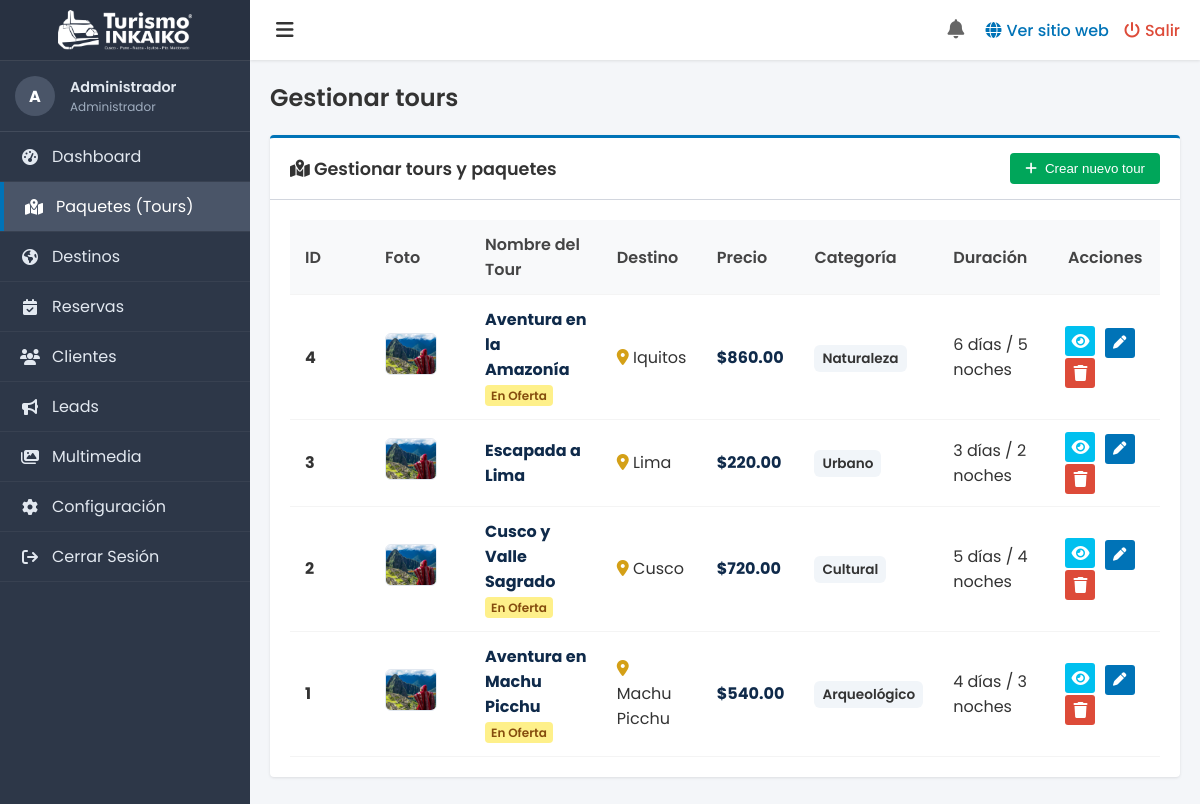
The app's page /admin/tours.php (signed in) with its own data.
### tables this page shows
CREATE TABLE IF NOT EXISTS paquetes (
    id INT AUTO_INCREMENT PRIMARY KEY,
    name VARCHAR(150),
    destino VARCHAR(150),
    category VARCHAR(50),
    duration INT,
    durationLabel VARCHAR(50),
    price DECIMAL(10,2),
    oldPrice DECIMAL(10,2),
    promo BOOLEAN,
    discount INT,
    img VARCHAR(255),
    rating VARCHAR(10),
    reviews INT,
    popular INT,
    priceLabel VARCHAR(50),
    description TEXT,
    notes TEXT
);

### admin/tours.php (the view, shortened to what this page needs)
<?php
$pdo = get_db_connection();
$paquetes = $pdo->query('SELECT * FROM paquetes ORDER BY id DESC')->fetchAll();
?>
<?php include __DIR__ . '/includes/admin_header.php'; ?>
<div class="admin-panel">
    <div class="admin-panel-header" style="display: flex; justify-content: space-between; align-items: center;">
        <h3 class="admin-panel-title"><i class="fa-solid fa-map-location-dot"></i> Gestionar tours y paquetes</h3>
        <button onclick="openTourModal()" class="btn-add"><i class="fa-solid fa-plus"></i> Crear nuevo tour</button>
    </div>
    <div class="admin-panel-body">
        <div class="table-responsive">
            <table class="admin-table">
                <thead>
                    <tr>
                        <th style="width: 50px;">ID</th>
                        <th style="width: 70px;">Foto</th>
                        <th>Nombre del Tour</th>
                        <th>Destino</th>
                        <th>Precio</th>
                        <th>Categoría</th>
                        <th>Duración</th>
                        <th style="text-align: center;">Acciones</th>
                    </tr>
                </thead>
                <tbody>
                    <?php foreach ($paquetes as $pkg): ?>
                        <tr>
                            <td><strong><?= htmlspecialchars($pkg['id']) ?></strong></td>
                            <td>
                                <img src="<?= htmlspecialchars($pkg['img']) ?>" alt="Foto" style="width: 50px; height: 40px; object-fit: cover; border-radius: 6px; border: 1px solid #e2e8f0;" onerror="this.src='../assets/images/destinos/machu-picchu.jpg'">
                            </td>
                            <td>
                                <strong style="color: #0f2a4a; display: block;"><?= htmlspecialchars($pkg['name']) ?></strong>
                                <?php if (!empty($pkg['promo'])): ?>
                                    <span style="font-size: 0.75rem; background: #fef08a; color: #854d0e; padding: 2px 6px; border-radius: 4px; font-weight: 600;">En Oferta</span>
                                <?php endif; ?>
                            </td>
                            <td><i class="fa-solid fa-location-dot" style="color: #d4a017;"></i> <?= htmlspecialchars($pkg['destino']) ?></td>
                            <td><strong style="color: #0f2a4a; font-size: 1rem;">$<?= number_format($pkg['price'], 2) ?></strong></td>
                            <td><span style="background: #f1f5f9; padding: 4px 8px; border-radius: 6px; font-size: 0.85rem; font-weight: 600;"><?= htmlspecialchars($pkg['category'] ?: 'Clásico') ?></span></td>
                            <td><?= htmlspecialchars($pkg['durationLabel'] ?: $pkg['duration'] . ' Días') ?></td>
                            <td>
                                <div class="actions-cell-flex" style="justify-content: center;">
                                    <a href="../paquete.php?id=<?= $pkg['id'] ?>" target="_blank" class="btn-action btn-view" title="Ver paquete en la página web">
                                        <i class="fa-solid fa-eye"></i>
                                    </a>
                                    <button onclick='openTourModal(<?= htmlspecialchars(json_encode($pkg), ENT_QUOTES, "UTF-8") ?>)' class="btn-action btn-edit" title="Editar tour completo">
                                        <i class="fa-solid fa-pen"></i>
                                    </button>
                                    <a href="tours.php?delete=<?= htmlspecialchars($pkg['id']) ?>" class="btn-action btn-delete" title="Eliminar tour" onclick="return confirm('¿Seguro que deseas eliminar este tour y todo su itinerario y hoteles asociados?');">
                                        <i class="fa-solid fa-trash"></i>
                                    </a>
                                </div>
                            </td>
                        </tr>
                    <?php endforeach; ?>
                </tbody>
            </table>
        </div>
        </div>
    </div>
</div>
<?php include __DIR__ . '/includes/admin_footer.php'; ?>

### assets/css/admin-style.css (style rules this page uses)
:root { --admin-sidebar-width: 250px; --admin-sidebar-bg: #2d3748; --admin-sidebar-hover: #4a5568; --admin-sidebar-text: #e2e8f0; --admin-topbar-height: 60px; --admin-topbar-bg: #ffffff; --admin-body-bg: #f4f6f9; --admin-card-orange: #f39c12; --admin-card-green: #00a65a; --admin-card-teal: #00c0ef; --admin-card-blue: #0073b7; --admin-card-red: #dd4b39; --admin-text-dark: #333333; --admin-border: #d2d6de; }
body { margin: 0; font-family: 'Poppins', sans-serif; background-color: var(--admin-body-bg); color: var(--admin-text-dark); }
.admin-panel { background: #fff; border-radius: 4px; box-shadow: 0 1px 3px rgba(0,0,0,0.1); border-top: 3px solid var(--admin-card-blue); margin-bottom: 20px; }
.admin-panel-header { padding: 15px 20px; border-bottom: 1px solid var(--admin-border); display: flex; justify-content: space-between; align-items: center; }
.admin-panel-title { margin: 0; font-size: 1.1rem; font-weight: 600; }
.admin-panel-body { padding: 20px; }
.table-responsive { overflow-x: auto; }
table.admin-table { width: 100%; border-collapse: collapse; margin-bottom: 0; }
table.admin-table th, table.admin-table td { padding: 12px 15px; text-align: left; border-bottom: 1px solid #f4f4f4; }
table.admin-table th { background-color: #f8f9fa; font-weight: 600; color: #444; }
.btn-action { display: inline-flex; align-items: center; justify-content: center; width: 30px; height: 30px; border-radius: 3px; color: #fff !important; text-decoration: none; margin-right: 5px; border: none; cursor: pointer; }
.btn-edit { background-color: var(--admin-card-blue); }
.btn-delete { background-color: var(--admin-card-red); }
.btn-view { background-color: var(--admin-card-teal); }
.btn-add { background-color: var(--admin-card-green); color: #fff !important; padding: 8px 15px; border-radius: 4px; text-decoration: none; display: inline-flex; align-items: center; gap: 8px; font-weight: 500; border: none; cursor: pointer; }

### records on screen
paquetes: id "4", name "Aventura en la Amazonía", promo "En Oferta", destino "Iquitos", price "860.00", category "Naturaleza", durationLabel "6 días / 5 noches"
paquetes: id "3", name "Escapada a Lima", destino "Lima", price "220.00", category "Urbano", durationLabel "3 días / 2 noches"
paquetes: id "2", name "Cusco y Valle Sagrado", promo "En Oferta", destino "Cusco", price "720.00", category "Cultural", durationLabel "5 días / 4 noches"
paquetes: id "1", name "Aventura en Machu Picchu", promo "En Oferta", destino "Machu Picchu", price "540.00", category "Arqueológico", durationLabel "4 días / 3 noches"

### other values on screen
$userInitials "A"
$userName "Administrador"
$pageTitle "Gestionar tours"
